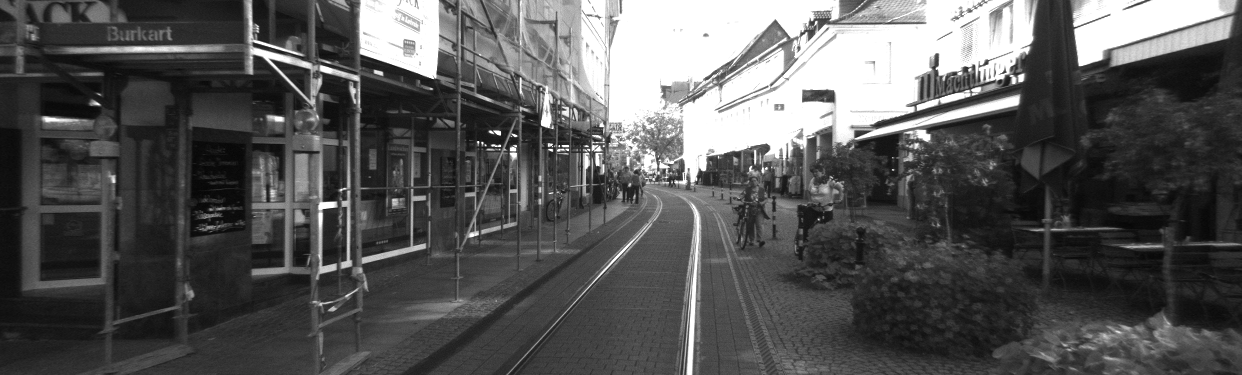
#> input picture AVG-LAB2/skeleton/img/KITTI_Left.png, 1242 x 375 px, given in place of left.png, which was not available
$ python lab2_stereo.py
#> lines starting #> are read from the running program, lines starting #| are printed output that depends on the picture; after the words box and inside, x2 and y2 are one past the last pixel; in counts of white or black regions, pixels touching at a corner belong together; pictures that were not available may be replaced by others from this repository, and a replacement may not be noted
import numpy as np
import cv2
import open3d as o3d
import matplotlib.pyplot as plt


K = np.array([
    [7.215377e2,        0,              6.095593e2],
    [0,                 7.215377e2,     1.728540e2],
    [0,                 0,              1]
])  # Intrinsic matrix

Bf = 3.875744e+02  # base line * f length

# load images
left = cv2.imread('img/left.png', 0)
#> left is the input picture: shape (375, 1242); min 6, max 255, mean 86.6
right = cv2.imread('img/right.png', 0)
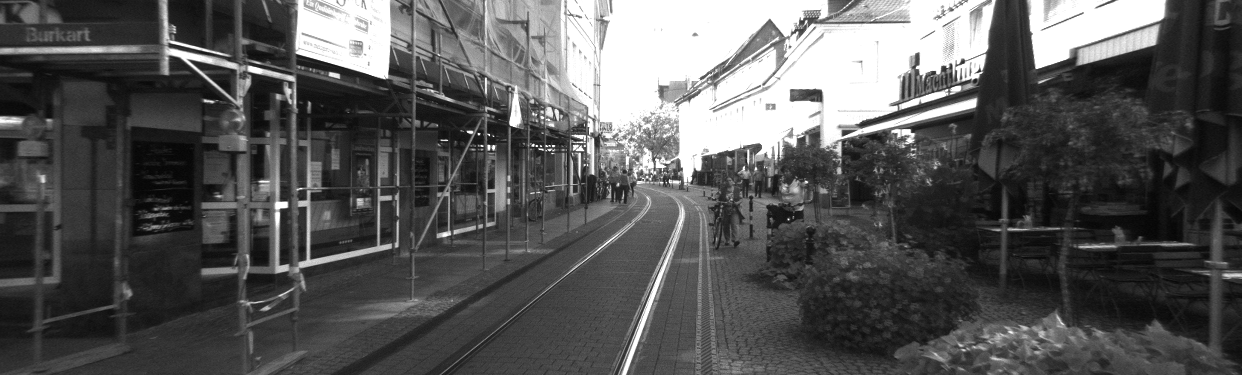
#> input picture AVG-LAB2/skeleton/img/KITTI_Right.png, 1242 x 375 px, given in place of right.png, which was not available
#> right is the input picture: shape (375, 1242); min 4, max 255, mean 87
left_color = cv2.imread('img/left_color.png')
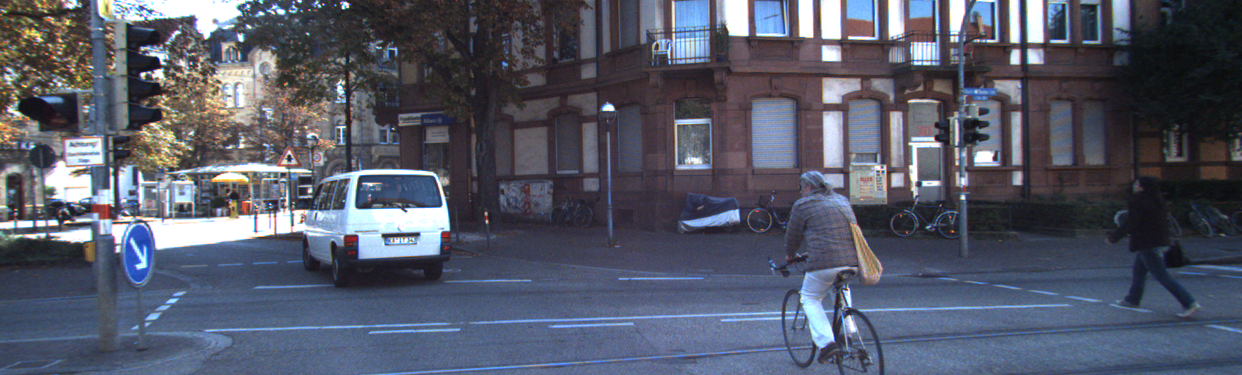
#> input picture AVG-LAB2/skeleton/img/left_color.png, 1242 x 375 px
#> left_color is the input picture: shape (375, 1242, 3); mean B, G, R 104.4, 89.1, 84.9

# compute disparity
stereo = cv2.StereoBM_create(numDisparities=16, blockSize=5)
disparity = stereo.compute(left, right)  # an image of the same size with "left" (or "right")
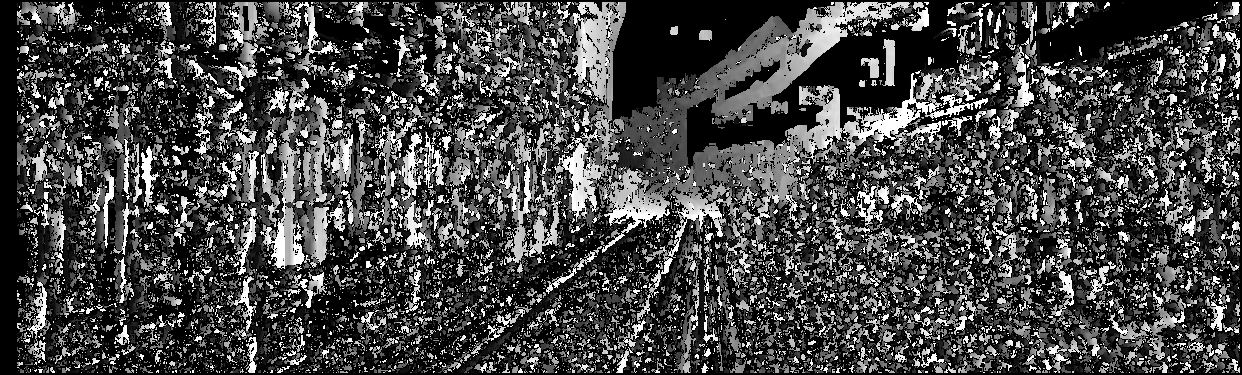
#> disparity: shape (375, 1242) int16; min -16, max 240, mean 55.3; drawn with min black and max white

# TODO: compute depth of every pixel whose disparity is positive
# hint: assume d is the disparity of pixel (u, v)
# hint: the depth Z of this pixel is Z = Bf / d

# OpenCV StereoBM returns fixed-point disparity (scaled by 16)
disp = disparity.astype(np.float32) / 16.0

# IMPORTANT: keep only meaningful disparity (StereoBM has lots of tiny noisy positive values)
mask = disp > 1.0
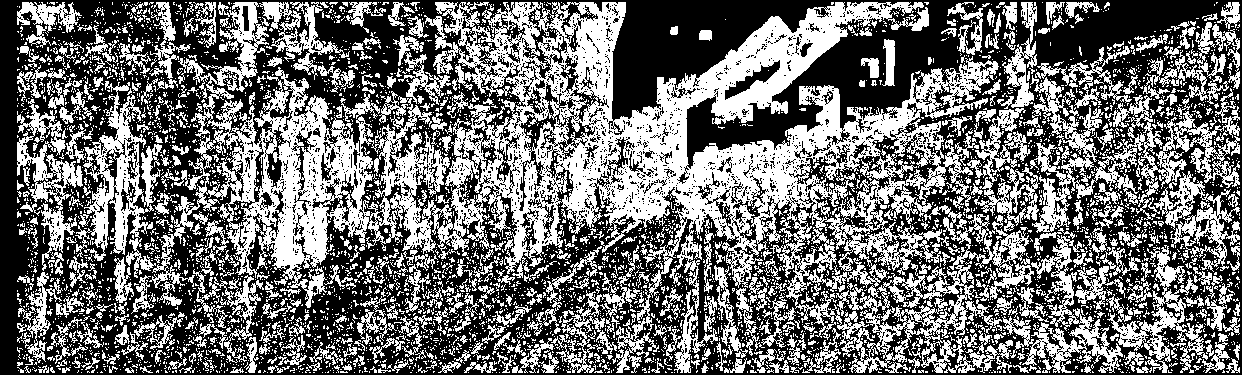
#> mask: shape (375, 1242) bool; 44.3% white; 4846 white regions (4281 under 20 px), largest, box (x1, y1, x2, y2) and area: (149, 2, 1034, 373) 102170, (1023, 75, 1240, 233) 8643, (75, 81, 162, 261) 5193

v_coords, u_coords = np.where(mask)
d_pos = disp[v_coords, u_coords]
Z = Bf / d_pos

# TODO: compute normalized coordinate of every pixel whose disparity is positive
# hint: the normalized coordinate of pixel [u, v, 1] is K^(-1) @ [u, v, 1]

K_inv = np.linalg.inv(K)
ones = np.ones_like(u_coords, dtype=np.float32)
pix_h = np.stack([u_coords.astype(np.float32), v_coords.astype(np.float32), ones], axis=0)  # 3 x N
norm = (K_inv @ pix_h).T  # N x 3

# TODO: compute 3D coordinate of every pixel whose disparity is positive
# hint: 3D coordinate of pixel (u, v) is the product of Z and its normalized cooridnate

points3d = norm * Z[:, None]

# Keep points in a 3D volume as:
# x ∈ [-10m : +10m], y ∈ [-5m : +5m], z ∈ [+5m : +30m]
X = points3d[:, 0]
Y = points3d[:, 1]
Zp = points3d[:, 2]

# IMPORTANT: do NOT crop X/Y if you want the "fan/frustum" look from the lab
# Only remove extreme Z outliers so the cloud stays visible and stable
vol_mask = (Zp > 0.5) & (Zp < 250.0)

all_3d = points3d[vol_mask]  # this is matrix storing 3D coordinate of every pixel whose disparity is positive
# the shape of all_3d is <num_pixels_positive_disparity, 3>
# each row of all_3d is a 3D coordinate [X, Y, Z]
# you need to change the value of all_3d with your computation of 3D coordinate of every pixel whose disparity is positive

# TODO: get color for 3D points
colors_bgr = left_color[v_coords, u_coords]            # N x 3 (BGR)
colors_rgb = colors_bgr[:, ::-1]                       # N x 3 (RGB)
all_color = colors_rgb[vol_mask]  # this is matrix storing color of every pixel whose disparity is positive
# TODO: THE ORDER OF all_color IS THE SAME WITH all_3d
# the shape of all_color is <num_pixels_positive_disparity, 3>
# each row of all_color is [R, G, B] value

# normalize all_color
all_color = all_color.astype(np.float32) / 255.0


disp_vis = disp.copy()
disp_vis[~mask] = 0

depth_vis = np.zeros_like(disp_vis, dtype=np.float32)
depth_vis[mask] = Bf / disp[mask]
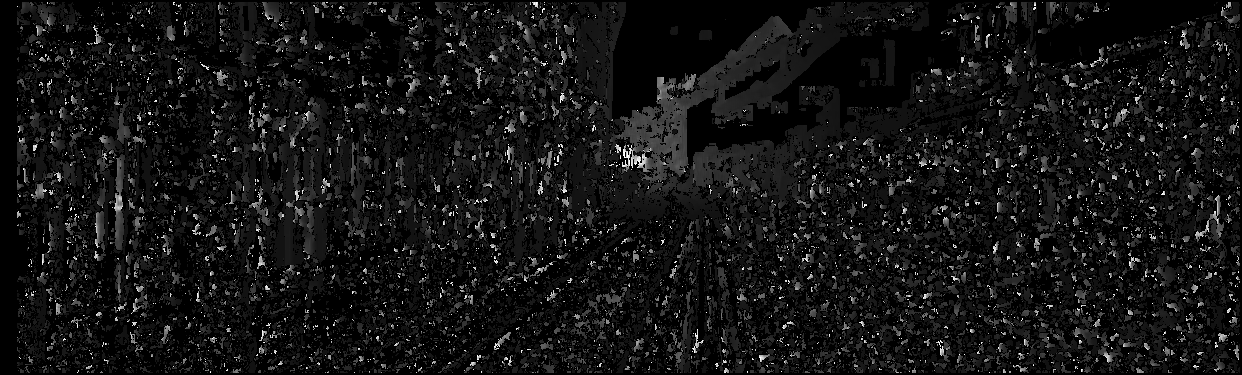
#> depth_vis: shape (375, 1242) float32; min 0, max 364.8, mean 29; drawn with min black and max white

# ---- make depth display properly (only visualization; does not change point cloud) ----
depth_vis_show = depth_vis.copy()
depth_vis_show[~mask] = 0
depth_vis_show = np.clip(depth_vis_show, 0, 50)              # clip far depths for visibility
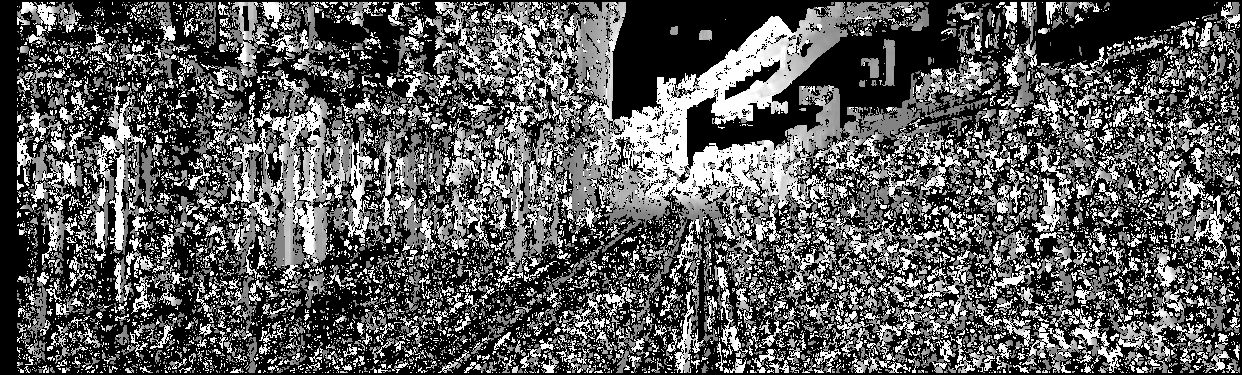
#> depth_vis_show: shape (375, 1242) float32; min 0, max 50, mean 17.9; drawn with min black and max white
m = depth_vis_show[mask].max() if np.any(mask) else 1.0
#> m = 50
depth_vis_show = depth_vis_show / (m + 1e-6)                 # normalize to [0,1]
# --------------------------------------------------------------------------------------

plt.figure(figsize=(10, 8))

plt.subplot(3, 1, 1)
plt.title("Left image")
plt.imshow(left, cmap='gray')
plt.axis('off')

plt.subplot(3, 1, 2)
plt.title("Disparity (scaled 1/16)")
plt.imshow(disp_vis, cmap='gray')
plt.axis('off')

plt.subplot(3, 1, 3)
plt.title("Depth (Z = Bf / d), filtered only by disparity>0")
plt.imshow(depth_vis_show, cmap='gray')
plt.axis('off')

plt.tight_layout()
plt.show()

# ===================== DISPLAY TGE POINT CLOUD =====================

cloud = o3d.geometry.PointCloud()
cloud.points = o3d.utility.Vector3dVector(all_3d)
cloud.colors = o3d.utility.Vector3dVector(all_color)

mesh_frame = o3d.geometry.TriangleMesh.create_coordinate_frame(size=0.6, origin=[0, 0, 0])

# Rotate for the side view (visualization only)
R = cloud.get_rotation_matrix_from_xyz((0.0, -1.1, 0.0))  # with strong pitch
cloud.rotate(R, center=(0, 0, 0))

o3d.visualization.draw_geometries([cloud, mesh_frame])
